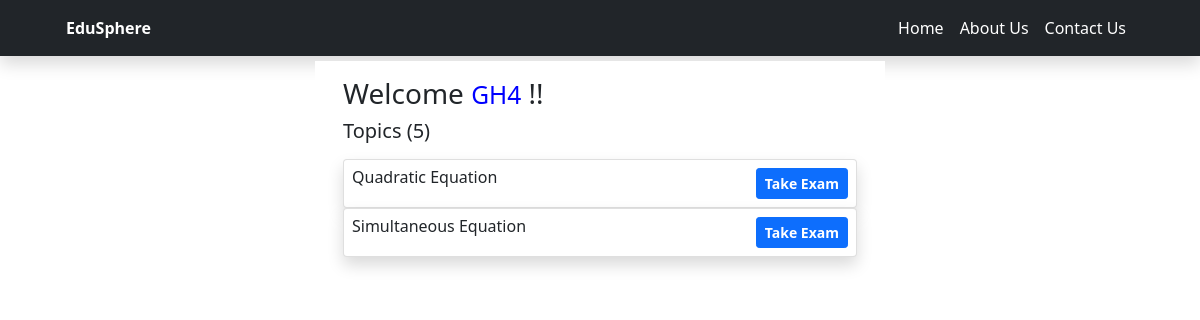
Screenshot of /subjects/1/exams/ (signed in) with the database file from the repository.
### shop/models.py (models this page shows, shortened)
class CustomUser(AbstractUser):
    occupation = models.CharField(max_length=10, choices=[('teacher', 'Teacher'), ('student', 'Student')])
    school = models.CharField(max_length=100, choices=[('general_hassan', 'General Hassan'), ('queen_hope', 'Queen Hope')])
    gender = models.CharField(max_length=6, choices=[('male', 'Male'), ('female', 'Female')])

class Exam(models.Model):
    title = models.CharField(max_length=100)
    subject = models.ForeignKey(Subject, on_delete=models.CASCADE, related_name='exams')
    created_by = models.ForeignKey(settings.AUTH_USER_MODEL, on_delete=models.CASCADE, related_name='created_exams')

### shop/views.py (the view)
# urls.py: path('subjects/<int:subject_id>/exams/', views.exam_by_subject, name='exam_by_subject'),
@login_required(login_url='login')
def exam_by_subject(request, subject_id):
    subject = get_object_or_404(Subject, id=subject_id)
    exams = Exam.objects.filter(subject=subject)
    return render(request, 'exam_by_subject.html', {'subject': subject, 'exams': exams})

### shop/templates/exam_by_subject.html (shortened to what this page needs)
{% load static %}
<!DOCTYPE html>
<html lang="en">
<head>
  <link rel="stylesheet" href="{% static 'bootstrap 5/css/bootstrap.min.css' %}">
</head>
<body>
<div class="navbar-dark bg-dark shadow ">
        <div class="container">
            <div class="row">
                    <div class="col-md-12">
                        <nav class="navbar navbar-expand-lg">
                        <div class="container-fluid">
            <a class="navbar-band fw-bold text-decoration-none text-white Edusphere" href="{% url 'home' %}">EduSphere</a>
            <div class="collapse navbar-collapse" id="navbarSupportedContent">
            <ul class="navbar-nav ms-auto mb-2 mb-lg-0 ">
                <li class="nav-item">
                    <a class="nav-link active text-white" href="{% url 'home' %}">Home</a>
                </li>
                <li class="nav-item">
                    <a class="nav-link active text-white" href="{% url 'about' %}">About Us</a>
                </li>
                <li class="nav-item">
                    <a class="nav-link active text-white" href="{% url 'contact' %}">Contact Us</a>
                </li>
            </div>
        </div>
                            </nav>
                    </div>
                </div>
            </div>
    </div>
    <div class="container">
                <div class="row" style="margin-top: 5px;">
            <div class="col-md-3 col-lg-3 col-xl-3"></div>
            <div class="col-md-6 col-lg-6 col-xl-6 bg-white">
                <div class="p-3">
                    <div>
                        <h3>Welcome <small style="color: blue;">{{ user.username }}</small> !!</h3>
                    </div>
                    <div class="d-flex justify-content-between mb-2">
                        <div>
                            <h5>Topics (5)</h5>
                        </div>
                </div>
                {% for exam in exams %}
                <div class="d-grid gap-2">
                    <div class="card p-2 shadow">
                        <div class="d-flex justify-content-between">
                            <div>
                                <h6>{{ exam.title }}</h6>
                            </div>
                            <div>
                                <a href="{% url 'start_exam' exam.id %}">
                                    <button class="btn btn-sm btn-primary fw-bold"> Take Exam</button>
                                </a>
                            </div>
                        </div>
                    </div>
                </div>
                {% endfor %}
            </div>
        </div>
        <div class="col-md-3 col-lg-3 col-xl-3"></div>
    </div>
    </div>
</body>
</html>

### rows the page displays
CustomUser: username "GH4"
Exam: title "Quadratic Equation"
Exam: title "Simultaneous Equation"
